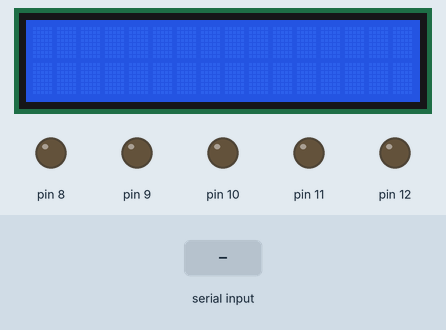
Bench run of a sketch on a simulated Arduino Uno, built with avr-gcc and run on an emulated ATmega328P. On the bench: 16×2 character LCD, output pins drawn as LEDs (lit = HIGH). Inputs (shaded band) come from the test bench. What the sketch prints to the serial monitor is not drawn.

Above: at 1.2 s.
1.3 s: "1\n" received over the second serial link
At 2.5 s:
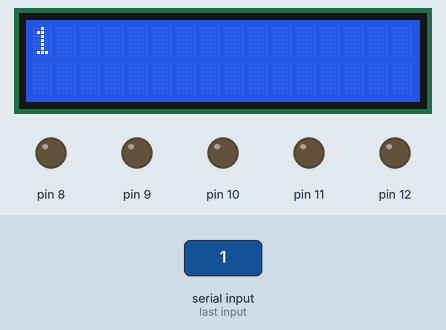
2.8 s: "0\n" received over the second serial link
At 3.9 s:
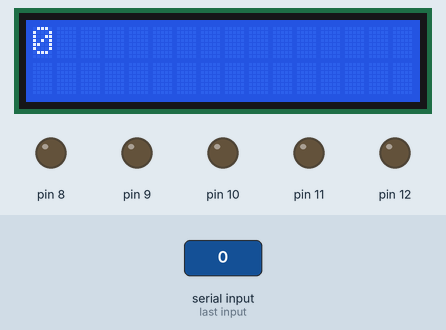
Timing chart, 0 to 5.8 s (numbered marks = the images above; inputs shaded):
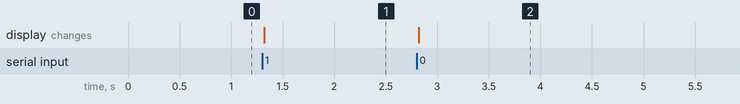

Measured:
- after the input at 1.3 s, the display: changes at once (image 1)
- after the input at 2.8 s, the display: changes at once (image 2)

The sketch:

lcd_esp_arduino_twitter.ino
```cpp
#include <SoftwareSerial.h>
#include <Wire.h>
#include "LiquidCrystal.h"

SoftwareSerial ESP8266(2, 3); // RX, TX
LiquidCrystal lcd(0);

String received;
void setup()
{
  pinMode(8, OUTPUT);
  pinMode(9, OUTPUT);
  pinMode(10, OUTPUT);
  pinMode(11, OUTPUT);
  pinMode(12, OUTPUT);
  Serial.begin(9600);
  Serial.println("A iniciar");
  ESP8266.begin(9600);
  lcd.begin(16, 2);
  lcd.setBacklight(HIGH);

}

void loop()
{

  if (ESP8266.available()){

    String recebido = leStringSerial();
    opLed(recebido);

  }

  if (Serial.available()) {
    ESP8266.write(Serial.read());
  }

}

/**
 * Função que lê uma string da Serial
 * e retorna-a
 */
String leStringSerial(){
  String conteudo = "";
  char caractere;

  // Enquanto receber algo pela serial
  while(ESP8266.available() > 0) {
    // Lê byte da serial
    caractere = ESP8266.read();
    // Ignora caractere de quebra de linha
    if (caractere != '\n'){
      // Concatena valores
      conteudo.concat(caractere);
    }
    // Aguarda buffer serial ler próximo caractere
    delay(10);
  }

  Serial.print("Recebi: ");
  Serial.println(conteudo);

  return conteudo;
}

void opLed(String command){
  Serial.print("Comando serial: ");
  Serial.println(command);
  lcd.setCursor(0, 0);
  lcd.print(command);
}
```
